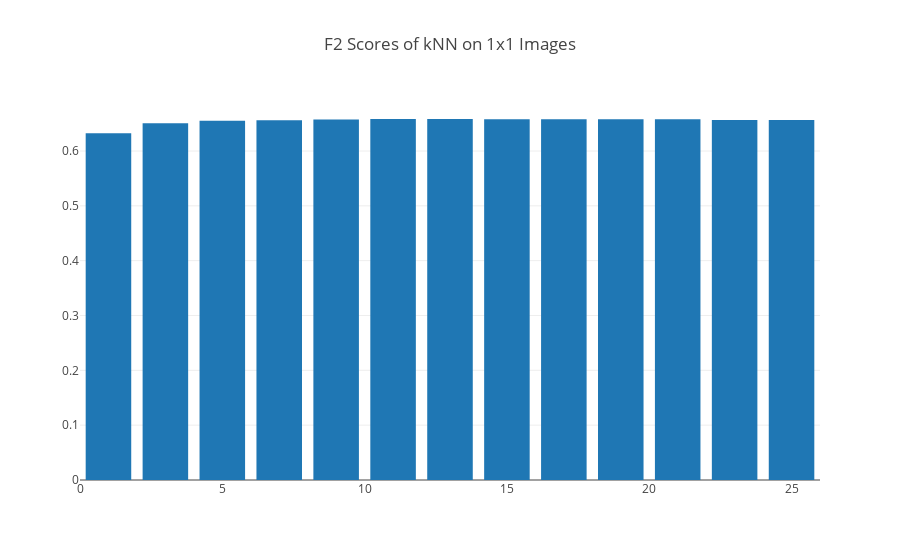

Here is the notebook cell this chart was saved with:
### Code cell
ks = range(1, 27, 2)
knn_scores = planet.predict.score_k_nearest_neighbors(train_images, train_labels, ks, 5)
        
knn_scores_fig = planet.util.make_bar_plot(ks, knn_scores, 'F2 Scores of kNN on 1x1 Images')
plotly.offline.iplot(knn_scores_fig, filename=os.path.join(data_dir, 'knns_f2_scores.html'))

### Figure 1 — Plotly figure (JSON) as saved in the notebook; plotly's stock layout.template omitted (floating-point values rounded to 4 significant figures)
{"data": [{"type": "bar", "x": [1, 3, 5, 7, 9, 11, 13, 15, 17, 19, 21, 23, 25], "y": [0.6322, 0.6506, 0.655, 0.6559, 0.6574, 0.6584, 0.6583, 0.6579, 0.6579, 0.6581, 0.6578, 0.6566, 0.6566]}], "layout": {"title": "F2 Scores of kNN on 1x1 Images"}}
